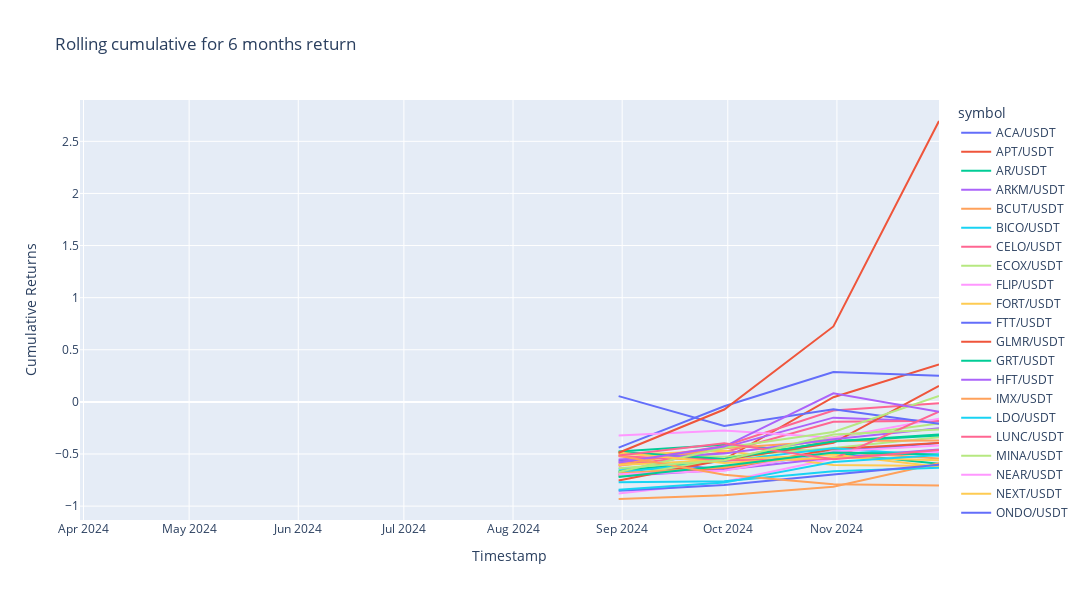

Notebook code for this chart:
### Code cell
# Show cumulative return from past 6 months
fig = px.line(past_cum_return_df, x=past_cum_return_df.index, y=past_cum_return_df.columns, title="Rolling cumulative for 6 months return")
fig.update_layout(width=1200, height=600, xaxis_title="Timestamp", yaxis_title="Cumulative Returns")
fig.show()

### Figure 1 — Plotly figure (JSON) as saved in the notebook; plotly's stock layout.template omitted (floating-point values rounded to 4 significant figures)
{"data": [{"hovertemplate": "symbol=ACA/USDT<br>timestamp=%{x}<br>value=%{y}<extra></extra>", "legendgroup": "ACA/USDT", "line": {"color": "#636efa", "dash": "solid"}, "marker": {"symbol": "circle"}, "mode": "lines", "name": "ACA/USDT", "orientation": "v", "showlegend": true, "type": "scatter", "x": ["2024-03-31T00:00:00+00:00", "2024-04-30T00:00:00+00:00", "2024-05-31T00:00:00+00:00", "2024-06-30T00:00:00+00:00", "2024-07-31T00:00:00+00:00", "2024-08-31T00:00:00+00:00", "2024-09-30T00:00:00+00:00", "2024-10-31T00:00:00+00:00", "2024-11-30T00:00:00+00:00"], "xaxis": "x", "y": [null, null, null, null, null, -0.5617, -0.6457, -0.4766, -0.3951], "yaxis": "y"}, {"hovertemplate": "symbol=APT/USDT<br>timestamp=%{x}<br>value=%{y}<extra></extra>", "legendgroup": "APT/USDT", "line": {"color": "#EF553B", "dash": "solid"}, "marker": {"symbol": "circle"}, "mode": "lines", "name": "APT/USDT", "orientation": "v", "showlegend": true, "type": "scatter", "x": ["2024-03-31T00:00:00+00:00", "2024-04-30T00:00:00+00:00", "2024-05-31T00:00:00+00:00", "2024-06-30T00:00:00+00:00", "2024-07-31T00:00:00+00:00", "2024-08-31T00:00:00+00:00", "2024-09-30T00:00:00+00:00", "2024-10-31T00:00:00+00:00", "2024-11-30T00:00:00+00:00"], "xaxis": "x", "y": [null, null, null, null, null, -0.4907, -0.5508, 0.04464, 0.3587], "yaxis": "y"}, {"hovertemplate": "symbol=AR/USDT<br>timestamp=%{x}<br>value=%{y}<extra></extra>", "legendgroup": "AR/USDT", "line": {"color": "#00cc96", "dash": "solid"}, "marker": {"symbol": "circle"}, "mode": "lines", "name": "AR/USDT", "orientation": "v", "showlegend": true, "type": "scatter", "x": ["2024-03-31T00:00:00+00:00", "2024-04-30T00:00:00+00:00", "2024-05-31T00:00:00+00:00", "2024-06-30T00:00:00+00:00", "2024-07-31T00:00:00+00:00", "2024-08-31T00:00:00+00:00", "2024-09-30T00:00:00+00:00", "2024-10-31T00:00:00+00:00", "2024-11-30T00:00:00+00:00"], "xaxis": "x", "y": [null, null, null, null, null, -0.4752, -0.4101, -0.4911, -0.5926], "yaxis": "y"}, {"hovertemplate": "symbol=ARKM/USDT<br>timestamp=%{x}<br>value=%{y}<extra></extra>", "legendgroup": "ARKM/USDT", "line": {"color": "#ab63fa", "dash": "solid"}, "marker": {"symbol": "circle"}, "mode": "lines", "name": "ARKM/USDT", "orientation": "v", "showlegend": true, "type": "scatter", "x": ["2024-03-31T00:00:00+00:00", "2024-04-30T00:00:00+00:00", "2024-05-31T00:00:00+00:00", "2024-06-30T00:00:00+00:00", "2024-07-31T00:00:00+00:00", "2024-08-31T00:00:00+00:00", "2024-09-30T00:00:00+00:00", "2024-10-31T00:00:00+00:00", "2024-11-30T00:00:00+00:00"], "xaxis": "x", "y": [null, null, null, null, null, -0.675, -0.4363, -0.1512, -0.187], "yaxis": "y"}, {"hovertemplate": "symbol=BCUT/USDT<br>timestamp=%{x}<br>value=%{y}<extra></extra>", "legendgroup": "BCUT/USDT", "line": {"color": "#FFA15A", "dash": "solid"}, "marker": {"symbol": "circle"}, "mode": "lines", "name": "BCUT/USDT", "orientation": "v", "showlegend": true, "type": "scatter", "x": ["2024-03-31T00:00:00+00:00", "2024-04-30T00:00:00+00:00", "2024-05-31T00:00:00+00:00", "2024-06-30T00:00:00+00:00", "2024-07-31T00:00:00+00:00", "2024-08-31T00:00:00+00:00", "2024-09-30T00:00:00+00:00", "2024-10-31T00:00:00+00:00", "2024-11-30T00:00:00+00:00"], "xaxis": "x", "y": [null, null, null, null, null, -0.9317, -0.8946, -0.8145, -0.5895], "yaxis": "y"}, {"hovertemplate": "symbol=BICO/USDT<br>timestamp=%{x}<br>value=%{y}<extra></extra>", "legendgroup": "BICO/USDT", "line": {"color": "#19d3f3", "dash": "solid"}, "marker": {"symbol": "circle"}, "mode": "lines", "name": "BICO/USDT", "orientation": "v", "showlegend": true, "type": "scatter", "x": ["2024-03-31T00:00:00+00:00", "2024-04-30T00:00:00+00:00", "2024-05-31T00:00:00+00:00", "2024-06-30T00:00:00+00:00", "2024-07-31T00:00:00+00:00", "2024-08-31T00:00:00+00:00", "2024-09-30T00:00:00+00:00", "2024-10-31T00:00:00+00:00", "2024-11-30T00:00:00+00:00"], "xaxis": "x", "y": [null, null, null, null, null, -0.6414, -0.6456, -0.4901, -0.4837], "yaxis": "y"}, {"hovertemplate": "symbol=CELO/USDT<br>timestamp=%{x}<br>value=%{y}<extra></extra>", "legendgroup": "CELO/USDT", "line": {"color": "#FF6692", "dash": "solid"}, "marker": {"symbol": "circle"}, "mode": "lines", "name": "CELO/USDT", "orientation": "v", "showlegend": true, "type": "scatter", "x": ["2024-03-31T00:00:00+00:00", "2024-04-30T00:00:00+00:00", "2024-05-31T00:00:00+00:00", "2024-06-30T00:00:00+00:00", "2024-07-31T00:00:00+00:00", "2024-08-31T00:00:00+00:00", "2024-09-30T00:00:00+00:00", "2024-10-31T00:00:00+00:00", "2024-11-30T00:00:00+00:00"], "xaxis": "x", "y": [null, null, null, null, null, -0.6124, -0.4834, -0.19, -0.1814], "yaxis": "y"}, {"hovertemplate": "symbol=ECOX/USDT<br>timestamp=%{x}<br>value=%{y}<extra></extra>", "legendgroup": "ECOX/USDT", "line": {"color": "#B6E880", "dash": "solid"}, "marker": {"symbol": "circle"}, "mode": "lines", "name": "ECOX/USDT", "orientation": "v", "showlegend": true, "type": "scatter", "x": ["2024-03-31T00:00:00+00:00", "2024-04-30T00:00:00+00:00", "2024-05-31T00:00:00+00:00", "2024-06-30T00:00:00+00:00", "2024-07-31T00:00:00+00:00", "2024-08-31T00:00:00+00:00", "2024-09-30T00:00:00+00:00", "2024-10-31T00:00:00+00:00", "2024-11-30T00:00:00+00:00"], "xaxis": "x", "y": [null, null, null, null, null, -0.4963, -0.5259, -0.4413, -0.3382], "yaxis": "y"}, {"hovertemplate": "symbol=FLIP/USDT<br>timestamp=%{x}<br>value=%{y}<extra></extra>", "legendgroup": "FLIP/USDT", "line": {"color": "#FF97FF", "dash": "solid"}, "marker": {"symbol": "circle"}, "mode": "lines", "name": "FLIP/USDT", "orientation": "v", "showlegend": true, "type": "scatter", "x": ["2024-03-31T00:00:00+00:00", "2024-04-30T00:00:00+00:00", "2024-05-31T00:00:00+00:00", "2024-06-30T00:00:00+00:00", "2024-07-31T00:00:00+00:00", "2024-08-31T00:00:00+00:00", "2024-09-30T00:00:00+00:00", "2024-10-31T00:00:00+00:00", "2024-11-30T00:00:00+00:00"], "xaxis": "x", "y": [null, null, null, null, null, -0.8795, -0.7661, -0.5439, -0.4776], "yaxis": "y"}, {"hovertemplate": "symbol=FORT/USDT<br>timestamp=%{x}<br>value=%{y}<extra></extra>", "legendgroup": "FORT/USDT", "line": {"color": "#FECB52", "dash": "solid"}, "marker": {"symbol": "circle"}, "mode": "lines", "name": "FORT/USDT", "orientation": "v", "showlegend": true, "type": "scatter", "x": ["2024-03-31T00:00:00+00:00", "2024-04-30T00:00:00+00:00", "2024-05-31T00:00:00+00:00", "2024-06-30T00:00:00+00:00", "2024-07-31T00:00:00+00:00", "2024-08-31T00:00:00+00:00", "2024-09-30T00:00:00+00:00", "2024-10-31T00:00:00+00:00", "2024-11-30T00:00:00+00:00"], "xaxis": "x", "y": [null, null, null, null, null, -0.5102, -0.4689, -0.6063, -0.6141], "yaxis": "y"}, {"hovertemplate": "symbol=FTT/USDT<br>timestamp=%{x}<br>value=%{y}<extra></extra>", "legendgroup": "FTT/USDT", "line": {"color": "#636efa", "dash": "solid"}, "marker": {"symbol": "circle"}, "mode": "lines", "name": "FTT/USDT", "orientation": "v", "showlegend": true, "type": "scatter", "x": ["2024-03-31T00:00:00+00:00", "2024-04-30T00:00:00+00:00", "2024-05-31T00:00:00+00:00", "2024-06-30T00:00:00+00:00", "2024-07-31T00:00:00+00:00", "2024-08-31T00:00:00+00:00", "2024-09-30T00:00:00+00:00", "2024-10-31T00:00:00+00:00", "2024-11-30T00:00:00+00:00"], "xaxis": "x", "y": [null, null, null, null, null, -0.4391, -0.0418, 0.2862, 0.2515], "yaxis": "y"}, {"hovertemplate": "symbol=GLMR/USDT<br>timestamp=%{x}<br>value=%{y}<extra></extra>", "legendgroup": "GLMR/USDT", "line": {"color": "#EF553B", "dash": "solid"}, "marker": {"symbol": "circle"}, "mode": "lines", "name": "GLMR/USDT", "orientation": "v", "showlegend": true, "type": "scatter", "x": ["2024-03-31T00:00:00+00:00", "2024-04-30T00:00:00+00:00", "2024-05-31T00:00:00+00:00", "2024-06-30T00:00:00+00:00", "2024-07-31T00:00:00+00:00", "2024-08-31T00:00:00+00:00", "2024-09-30T00:00:00+00:00", "2024-10-31T00:00:00+00:00", "2024-11-30T00:00:00+00:00"], "xaxis": "x", "y": [null, null, null, null, null, -0.7013, -0.6412, -0.4526, -0.3943], "yaxis": "y"}, {"hovertemplate": "symbol=GRT/USDT<br>timestamp=%{x}<br>value=%{y}<extra></extra>", "legendgroup": "GRT/USDT", "line": {"color": "#00cc96", "dash": "solid"}, "marker": {"symbol": "circle"}, "mode": "lines", "name": "GRT/USDT", "orientation": "v", "showlegend": true, "type": "scatter", "x": ["2024-03-31T00:00:00+00:00", "2024-04-30T00:00:00+00:00", "2024-05-31T00:00:00+00:00", "2024-06-30T00:00:00+00:00", "2024-07-31T00:00:00+00:00", "2024-08-31T00:00:00+00:00", "2024-09-30T00:00:00+00:00", "2024-10-31T00:00:00+00:00", "2024-11-30T00:00:00+00:00"], "xaxis": "x", "y": [null, null, null, null, null, -0.6662, -0.5529, -0.3771, -0.3131], "yaxis": "y"}, {"hovertemplate": "symbol=HFT/USDT<br>timestamp=%{x}<br>value=%{y}<extra></extra>", "legendgroup": "HFT/USDT", "line": {"color": "#ab63fa", "dash": "solid"}, "marker": {"symbol": "circle"}, "mode": "lines", "name": "HFT/USDT", "orientation": "v", "showlegend": true, "type": "scatter", "x": ["2024-03-31T00:00:00+00:00", "2024-04-30T00:00:00+00:00", "2024-05-31T00:00:00+00:00", "2024-06-30T00:00:00+00:00", "2024-07-31T00:00:00+00:00", "2024-08-31T00:00:00+00:00", "2024-09-30T00:00:00+00:00", "2024-10-31T00:00:00+00:00", "2024-11-30T00:00:00+00:00"], "xaxis": "x", "y": [null, null, null, null, null, -0.7145, -0.6509, -0.5358, -0.4579], "yaxis": "y"}, {"hovertemplate": "symbol=IMX/USDT<br>timestamp=%{x}<br>value=%{y}<extra></extra>", "legendgroup": "IMX/USDT", "line": {"color": "#FFA15A", "dash": "solid"}, "marker": {"symbol": "circle"}, "mode": "lines", "name": "IMX/USDT", "orientation": "v", "showlegend": true, "type": "scatter", "x": ["2024-03-31T00:00:00+00:00", "2024-04-30T00:00:00+00:00", "2024-05-31T00:00:00+00:00", "2024-06-30T00:00:00+00:00", "2024-07-31T00:00:00+00:00", "2024-08-31T00:00:00+00:00", "2024-09-30T00:00:00+00:00", "2024-10-31T00:00:00+00:00", "2024-11-30T00:00:00+00:00"], "xaxis": "x", "y": [null, null, null, null, null, -0.6007, -0.4455, -0.3755, -0.3712], "yaxis": "y"}, {"hovertemplate": "symbol=LDO/USDT<br>timestamp=%{x}<br>value=%{y}<extra></extra>", "legendgroup": "LDO/USDT", "line": {"color": "#19d3f3", "dash": "solid"}, "marker": {"symbol": "circle"}, "mode": "lines", "name": "LDO/USDT", "orientation": "v", "showlegend": true, "type": "scatter", "x": ["2024-03-31T00:00:00+00:00", "2024-04-30T00:00:00+00:00", "2024-05-31T00:00:00+00:00", "2024-06-30T00:00:00+00:00", "2024-07-31T00:00:00+00:00", "2024-08-31T00:00:00+00:00", "2024-09-30T00:00:00+00:00", "2024-10-31T00:00:00+00:00", "2024-11-30T00:00:00+00:00"], "xaxis": "x", "y": [null, null, null, null, null, -0.6774, -0.5683, -0.4441, -0.5171], "yaxis": "y"}, {"hovertemplate": "symbol=LUNC/USDT<br>timestamp=%{x}<br>value=%{y}<extra></extra>", "legendgroup": "LUNC/USDT", "line": {"color": "#FF6692", "dash": "solid"}, "marker": {"symbol": "circle"}, "mode": "lines", "name": "LUNC/USDT", "orientation": "v", "showlegend": true, "type": "scatter", "x": ["2024-03-31T00:00:00+00:00", "2024-04-30T00:00:00+00:00", "2024-05-31T00:00:00+00:00", "2024-06-30T00:00:00+00:00", "2024-07-31T00:00:00+00:00", "2024-08-31T00:00:00+00:00", "2024-09-30T00:00:00+00:00", "2024-10-31T00:00:00+00:00", "2024-11-30T00:00:00+00:00"], "xaxis": "x", "y": [null, null, null, null, null, -0.5821, -0.4229, -0.08261, -0.013], "yaxis": "y"}, {"hovertemplate": "symbol=MINA/USDT<br>timestamp=%{x}<br>value=%{y}<extra></extra>", "legendgroup": "MINA/USDT", "line": {"color": "#B6E880", "dash": "solid"}, "marker": {"symbol": "circle"}, "mode": "lines", "name": "MINA/USDT", "orientation": "v", "showlegend": true, "type": "scatter", "x": ["2024-03-31T00:00:00+00:00", "2024-04-30T00:00:00+00:00", "2024-05-31T00:00:00+00:00", "2024-06-30T00:00:00+00:00", "2024-07-31T00:00:00+00:00", "2024-08-31T00:00:00+00:00", "2024-09-30T00:00:00+00:00", "2024-10-31T00:00:00+00:00", "2024-11-30T00:00:00+00:00"], "xaxis": "x", "y": [null, null, null, null, null, -0.7156, -0.55, -0.3402, -0.2064], "yaxis": "y"}, {"hovertemplate": "symbol=NEAR/USDT<br>timestamp=%{x}<br>value=%{y}<extra></extra>", "legendgroup": "NEAR/USDT", "line": {"color": "#FF97FF", "dash": "solid"}, "marker": {"symbol": "circle"}, "mode": "lines", "name": "NEAR/USDT", "orientation": "v", "showlegend": true, "type": "scatter", "x": ["2024-03-31T00:00:00+00:00", "2024-04-30T00:00:00+00:00", "2024-05-31T00:00:00+00:00", "2024-06-30T00:00:00+00:00", "2024-07-31T00:00:00+00:00", "2024-08-31T00:00:00+00:00", "2024-09-30T00:00:00+00:00", "2024-10-31T00:00:00+00:00", "2024-11-30T00:00:00+00:00"], "xaxis": "x", "y": [null, null, null, null, null, -0.3219, -0.2752, -0.3451, -0.1611], "yaxis": "y"}, {"hovertemplate": "symbol=NEXT/USDT<br>timestamp=%{x}<br>value=%{y}<extra></extra>", "legendgroup": "NEXT/USDT", "line": {"color": "#FECB52", "dash": "solid"}, "marker": {"symbol": "circle"}, "mode": "lines", "name": "NEXT/USDT", "orientation": "v", "showlegend": true, "type": "scatter", "x": ["2024-03-31T00:00:00+00:00", "2024-04-30T00:00:00+00:00", "2024-05-31T00:00:00+00:00", "2024-06-30T00:00:00+00:00", "2024-07-31T00:00:00+00:00", "2024-08-31T00:00:00+00:00", "2024-09-30T00:00:00+00:00", "2024-10-31T00:00:00+00:00", "2024-11-30T00:00:00+00:00"], "xaxis": "x", "y": [null, null, null, null, null, -0.6045, -0.5545, -0.5055, -0.6219], "yaxis": "y"}, {"hovertemplate": "symbol=ONDO/USDT<br>timestamp=%{x}<br>value=%{y}<extra></extra>", "legendgroup": "ONDO/USDT", "line": {"color": "#636efa", "dash": "solid"}, "marker": {"symbol": "circle"}, "mode": "lines", "name": "ONDO/USDT", "orientation": "v", "showlegend": true, "type": "scatter", "x": ["2024-03-31T00:00:00+00:00", "2024-04-30T00:00:00+00:00", "2024-05-31T00:00:00+00:00", "2024-06-30T00:00:00+00:00", "2024-07-31T00:00:00+00:00", "2024-08-31T00:00:00+00:00", "2024-09-30T00:00:00+00:00", "2024-10-31T00:00:00+00:00", "2024-11-30T00:00:00+00:00"], "xaxis": "x", "y": [null, null, null, null, null, 0.05545, -0.231, -0.07081, -0.2094], "yaxis": "y"}, {"hovertemplate": "symbol=PRCL/USDT<br>timestamp=%{x}<br>value=%{y}<extra></extra>", "legendgroup": "PRCL/USDT", "line": {"color": "#EF553B", "dash": "solid"}, "marker": {"symbol": "circle"}, "mode": "lines", "name": "PRCL/USDT", "orientation": "v", "showlegend": true, "type": "scatter", "x": ["2024-03-31T00:00:00+00:00", "2024-04-30T00:00:00+00:00", "2024-05-31T00:00:00+00:00", "2024-06-30T00:00:00+00:00", "2024-07-31T00:00:00+00:00", "2024-08-31T00:00:00+00:00", "2024-09-30T00:00:00+00:00", "2024-10-31T00:00:00+00:00", "2024-11-30T00:00:00+00:00"], "xaxis": "x", "y": [null, null, null, null, null, -0.7543, -0.5552, -0.3936, 0.1531], "yaxis": "y"}, {"hovertemplate": "symbol=PSTAKE/USDT<br>timestamp=%{x}<br>value=%{y}<extra></extra>", "legendgroup": "PSTAKE/USDT", "line": {"color": "#00cc96", "dash": "solid"}, "marker": {"symbol": "circle"}, "mode": "lines", "name": "PSTAKE/USDT", "orientation": "v", "showlegend": true, "type": "scatter", "x": ["2024-03-31T00:00:00+00:00", "2024-04-30T00:00:00+00:00", "2024-05-31T00:00:00+00:00", "2024-06-30T00:00:00+00:00", "2024-07-31T00:00:00+00:00", "2024-08-31T00:00:00+00:00", "2024-09-30T00:00:00+00:00", "2024-10-31T00:00:00+00:00", "2024-11-30T00:00:00+00:00"], "xaxis": "x", "y": [null, null, null, null, null, -0.4776, -0.5482, -0.3799, -0.3235], "yaxis": "y"}, {"hovertemplate": "symbol=PTU/USDT<br>timestamp=%{x}<br>value=%{y}<extra></extra>", "legendgroup": "PTU/USDT", "line": {"color": "#ab63fa", "dash": "solid"}, "marker": {"symbol": "circle"}, "mode": "lines", "name": "PTU/USDT", "orientation": "v", "showlegend": true, "type": "scatter", "x": ["2024-03-31T00:00:00+00:00", "2024-04-30T00:00:00+00:00", "2024-05-31T00:00:00+00:00", "2024-06-30T00:00:00+00:00", "2024-07-31T00:00:00+00:00", "2024-08-31T00:00:00+00:00", "2024-09-30T00:00:00+00:00", "2024-10-31T00:00:00+00:00", "2024-11-30T00:00:00+00:00"], "xaxis": "x", "y": [null, null, null, null, null, -0.5528, -0.4943, -0.3593, -0.252], "yaxis": "y"}, {"hovertemplate": "symbol=RPL/USDT<br>timestamp=%{x}<br>value=%{y}<extra></extra>", "legendgroup": "RPL/USDT", "line": {"color": "#FFA15A", "dash": "solid"}, "marker": {"symbol": "circle"}, "mode": "lines", "name": "RPL/USDT", "orientation": "v", "showlegend": true, "type": "scatter", "x": ["2024-03-31T00:00:00+00:00", "2024-04-30T00:00:00+00:00", "2024-05-31T00:00:00+00:00", "2024-06-30T00:00:00+00:00", "2024-07-31T00:00:00+00:00", "2024-08-31T00:00:00+00:00", "2024-09-30T00:00:00+00:00", "2024-10-31T00:00:00+00:00", "2024-11-30T00:00:00+00:00"], "xaxis": "x", "y": [null, null, null, null, null, -0.6837, -0.6299, -0.4759, -0.5437], "yaxis": "y"}, {"hovertemplate": "symbol=RSS3/USDT<br>timestamp=%{x}<br>value=%{y}<extra></extra>", "legendgroup": "RSS3/USDT", "line": {"color": "#19d3f3", "dash": "solid"}, "marker": {"symbol": "circle"}, "mode": "lines", "name": "RSS3/USDT", "orientation": "v", "showlegend": true, "type": "scatter", "x": ["2024-03-31T00:00:00+00:00", "2024-04-30T00:00:00+00:00", "2024-05-31T00:00:00+00:00", "2024-06-30T00:00:00+00:00", "2024-07-31T00:00:00+00:00", "2024-08-31T00:00:00+00:00", "2024-09-30T00:00:00+00:00", "2024-10-31T00:00:00+00:00", "2024-11-30T00:00:00+00:00"], "xaxis": "x", "y": [null, null, null, null, null, -0.7711, -0.7621, -0.6643, -0.6309], "yaxis": "y"}, {"hovertemplate": "symbol=SD/USDT<br>timestamp=%{x}<br>value=%{y}<extra></extra>", "legendgroup": "SD/USDT", "line": {"color": "#FF6692", "dash": "solid"}, "marker": {"symbol": "circle"}, "mode": "lines", "name": "SD/USDT", "orientation": "v", "showlegend": true, "type": "scatter", "x": ["2024-03-31T00:00:00+00:00", "2024-04-30T00:00:00+00:00", "2024-05-31T00:00:00+00:00", "2024-06-30T00:00:00+00:00", "2024-07-31T00:00:00+00:00", "2024-08-31T00:00:00+00:00", "2024-09-30T00:00:00+00:00", "2024-10-31T00:00:00+00:00", "2024-11-30T00:00:00+00:00"], "xaxis": "x", "y": [null, null, null, null, null, -0.5218, -0.5623, -0.545, -0.09385], "yaxis": "y"}, {"hovertemplate": "symbol=SEI/USDT<br>timestamp=%{x}<br>value=%{y}<extra></extra>", "legendgroup": "SEI/USDT", "line": {"color": "#B6E880", "dash": "solid"}, "marker": {"symbol": "circle"}, "mode": "lines", "name": "SEI/USDT", "orientation": "v", "showlegend": true, "type": "scatter", "x": ["2024-03-31T00:00:00+00:00", "2024-04-30T00:00:00+00:00", "2024-05-31T00:00:00+00:00", "2024-06-30T00:00:00+00:00", "2024-07-31T00:00:00+00:00", "2024-08-31T00:00:00+00:00", "2024-09-30T00:00:00+00:00", "2024-10-31T00:00:00+00:00", "2024-11-30T00:00:00+00:00"], "xaxis": "x", "y": [null, null, null, null, null, -0.6719, -0.4397, -0.2892, 0.05679], "yaxis": "y"}, {"hovertemplate": "symbol=SNX/USDT<br>timestamp=%{x}<br>value=%{y}<extra></extra>", "legendgroup": "SNX/USDT", "line": {"color": "#FF97FF", "dash": "solid"}, "marker": {"symbol": "circle"}, "mode": "lines", "name": "SNX/USDT", "orientation": "v", "showlegend": true, "type": "scatter", "x": ["2024-03-31T00:00:00+00:00", "2024-04-30T00:00:00+00:00", "2024-05-31T00:00:00+00:00", "2024-06-30T00:00:00+00:00", "2024-07-31T00:00:00+00:00", "2024-08-31T00:00:00+00:00", "2024-09-30T00:00:00+00:00", "2024-10-31T00:00:00+00:00", "2024-11-30T00:00:00+00:00"], "xaxis": "x", "y": [null, null, null, null, null, -0.6944, -0.6613, -0.4764, -0.4178], "yaxis": "y"}, {"hovertemplate": "symbol=SSV/USDT<br>timestamp=%{x}<br>value=%{y}<extra></extra>", "legendgroup": "SSV/USDT", "line": {"color": "#FECB52", "dash": "solid"}, "marker": {"symbol": "circle"}, "mode": "lines", "name": "SSV/USDT", "orientation": "v", "showlegend": true, "type": "scatter", "x": ["2024-03-31T00:00:00+00:00", "2024-04-30T00:00:00+00:00", "2024-05-31T00:00:00+00:00", "2024-06-30T00:00:00+00:00", "2024-07-31T00:00:00+00:00", "2024-08-31T00:00:00+00:00", "2024-09-30T00:00:00+00:00", "2024-10-31T00:00:00+00:00", "2024-11-30T00:00:00+00:00"], "xaxis": "x", "y": [null, null, null, null, null, -0.4856, -0.586, -0.5314, -0.5604], "yaxis": "y"}, {"hovertemplate": "symbol=STRK/USDT<br>timestamp=%{x}<br>value=%{y}<extra></extra>", "legendgroup": "STRK/USDT", "line": {"color": "#636efa", "dash": "solid"}, "marker": {"symbol": "circle"}, "mode": "lines", "name": "STRK/USDT", "orientation": "v", "showlegend": true, "type": "scatter", "x": ["2024-03-31T00:00:00+00:00", "2024-04-30T00:00:00+00:00", "2024-05-31T00:00:00+00:00", "2024-06-30T00:00:00+00:00", "2024-07-31T00:00:00+00:00", "2024-08-31T00:00:00+00:00", "2024-09-30T00:00:00+00:00", "2024-10-31T00:00:00+00:00", "2024-11-30T00:00:00+00:00"], "xaxis": "x", "y": [null, null, null, null, null, -0.8533, -0.7985, -0.6974, -0.6032], "yaxis": "y"}, {"hovertemplate": "symbol=SUI/USDT<br>timestamp=%{x}<br>value=%{y}<extra></extra>", "legendgroup": "SUI/USDT", "line": {"color": "#EF553B", "dash": "solid"}, "marker": {"symbol": "circle"}, "mode": "lines", "name": "SUI/USDT", "orientation": "v", "showlegend": true, "type": "scatter", "x": ["2024-03-31T00:00:00+00:00", "2024-04-30T00:00:00+00:00", "2024-05-31T00:00:00+00:00", "2024-06-30T00:00:00+00:00", "2024-07-31T00:00:00+00:00", "2024-08-31T00:00:00+00:00", "2024-09-30T00:00:00+00:00", "2024-10-31T00:00:00+00:00", "2024-11-30T00:00:00+00:00"], "xaxis": "x", "y": [null, null, null, null, null, -0.488, -0.07303, 0.7238, 2.695], "yaxis": "y"}, {"hovertemplate": "symbol=TIA/USDT<br>timestamp=%{x}<br>value=%{y}<extra></extra>", "legendgroup": "TIA/USDT", "line": {"color": "#00cc96", "dash": "solid"}, "marker": {"symbol": "circle"}, "mode": "lines", "name": "TIA/USDT", "orientation": "v", "showlegend": true, "type": "scatter", "x": ["2024-03-31T00:00:00+00:00", "2024-04-30T00:00:00+00:00", "2024-05-31T00:00:00+00:00", "2024-06-30T00:00:00+00:00", "2024-07-31T00:00:00+00:00", "2024-08-31T00:00:00+00:00", "2024-09-30T00:00:00+00:00", "2024-10-31T00:00:00+00:00", "2024-11-30T00:00:00+00:00"], "xaxis": "x", "y": [null, null, null, null, null, -0.7202, -0.6137, -0.4863, -0.5059], "yaxis": "y"}, {"hovertemplate": "symbol=UNI/USDT<br>timestamp=%{x}<br>value=%{y}<extra></extra>", "legendgroup": "UNI/USDT", "line": {"color": "#ab63fa", "dash": "solid"}, "marker": {"symbol": "circle"}, "mode": "lines", "name": "UNI/USDT", "orientation": "v", "showlegend": true, "type": "scatter", "x": ["2024-03-31T00:00:00+00:00", "2024-04-30T00:00:00+00:00", "2024-05-31T00:00:00+00:00", "2024-06-30T00:00:00+00:00", "2024-07-31T00:00:00+00:00", "2024-08-31T00:00:00+00:00", "2024-09-30T00:00:00+00:00", "2024-10-31T00:00:00+00:00", "2024-11-30T00:00:00+00:00"], "xaxis": "x", "y": [null, null, null, null, null, -0.582, -0.429, 0.08204, -0.09409], "yaxis": "y"}, {"hovertemplate": "symbol=WELL/USDT<br>timestamp=%{x}<br>value=%{y}<extra></extra>", "legendgroup": "WELL/USDT", "line": {"color": "#FFA15A", "dash": "solid"}, "marker": {"symbol": "circle"}, "mode": "lines", "name": "WELL/USDT", "orientation": "v", "showlegend": true, "type": "scatter", "x": ["2024-03-31T00:00:00+00:00", "2024-04-30T00:00:00+00:00", "2024-05-31T00:00:00+00:00", "2024-06-30T00:00:00+00:00", "2024-07-31T00:00:00+00:00", "2024-08-31T00:00:00+00:00", "2024-09-30T00:00:00+00:00", "2024-10-31T00:00:00+00:00", "2024-11-30T00:00:00+00:00"], "xaxis": "x", "y": [null, null, null, null, null, -0.5167, -0.6986, -0.7904, -0.8015], "yaxis": "y"}, {"hovertemplate": "symbol=WLD/USDT<br>timestamp=%{x}<br>value=%{y}<extra></extra>", "legendgroup": "WLD/USDT", "line": {"color": "#19d3f3", "dash": "solid"}, "marker": {"symbol": "circle"}, "mode": "lines", "name": "WLD/USDT", "orientation": "v", "showlegend": true, "type": "scatter", "x": ["2024-03-31T00:00:00+00:00", "2024-04-30T00:00:00+00:00", "2024-05-31T00:00:00+00:00", "2024-06-30T00:00:00+00:00", "2024-07-31T00:00:00+00:00", "2024-08-31T00:00:00+00:00", "2024-09-30T00:00:00+00:00", "2024-10-31T00:00:00+00:00", "2024-11-30T00:00:00+00:00"], "xaxis": "x", "y": [null, null, null, null, null, -0.8439, -0.7745, -0.5766, -0.5107], "yaxis": "y"}, {"hovertemplate": "symbol=ZENT/USDT<br>timestamp=%{x}<br>value=%{y}<extra></extra>", "legendgroup": "ZENT/USDT", "line": {"color": "#FF6692", "dash": "solid"}, "marker": {"symbol": "circle"}, "mode": "lines", "name": "ZENT/USDT", "orientation": "v", "showlegend": true, "type": "scatter", "x": ["2024-03-31T00:00:00+00:00", "2024-04-30T00:00:00+00:00", "2024-05-31T00:00:00+00:00", "2024-06-30T00:00:00+00:00", "2024-07-31T00:00:00+00:00", "2024-08-31T00:00:00+00:00", "2024-09-30T00:00:00+00:00", "2024-10-31T00:00:00+00:00", "2024-11-30T00:00:00+00:00"], "xaxis": "x", "y": [null, null, null, null, null, -0.5152, -0.398, -0.5502, -0.4625], "yaxis": "y"}, {"hovertemplate": "symbol=ZRX/USDT<br>timestamp=%{x}<br>value=%{y}<extra></extra>", "legendgroup": "ZRX/USDT", "line": {"color": "#B6E880", "dash": "solid"}, "marker": {"symbol": "circle"}, "mode": "lines", "name": "ZRX/USDT", "orientation": "v", "showlegend": true, "type": "scatter", "x": ["2024-03-31T00:00:00+00:00", "2024-04-30T00:00:00+00:00", "2024-05-31T00:00:00+00:00", "2024-06-30T00:00:00+00:00", "2024-07-31T00:00:00+00:00", "2024-08-31T00:00:00+00:00", "2024-09-30T00:00:00+00:00", "2024-10-31T00:00:00+00:00", "2024-11-30T00:00:00+00:00"], "xaxis": "x", "y": [null, null, null, null, null, -0.6371, -0.5601, -0.3137, -0.2655], "yaxis": "y"}], "layout": {"height": 600, "legend": {"title": {"text": "symbol"}, "tracegroupgap": 0}, "title": {"text": "Rolling cumulative for 6 months return"}, "width": 1200, "xaxis": {"anchor": "y", "domain": [0, 1], "title": {"text": "Timestamp"}}, "yaxis": {"anchor": "x", "domain": [0, 1], "title": {"text": "Cumulative Returns"}}}}
